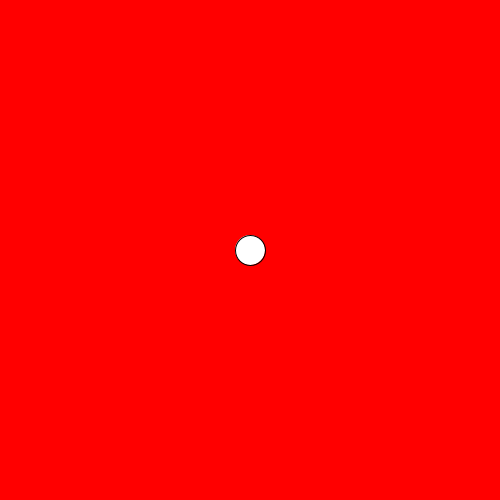
Frame 1 (no input)
Frame 60 (the mouse pressed at the canvas centre just before this capture): identical to frame 1, image omitted
Frame 120 (the mouse held since frame 60 and released just before this capture): identical to frame 1, image omitted

The Processing sketch that drew this single still picture (run headless with seeded random() and noise(); from frame 60 on, the mouse is pressed at the canvas centre):

// Processing sketch: condicionales_3
// ── condicionales_3.pde
int posX, posY;

void setup() {
  size(500, 500);
  posX = width/2;
  posY = height/2;
}

void draw() {
  background(255,0,0);
  //posX += 1;
  if(mousePressed && mouseX > width/2){
    posX = posX + 3;
  }
  
  if(mousePressed && mouseX < width/2){
    posX = posX - 3;
  }
  
  if(posX > width){
    posX = 0;
  }
  
  if(posX<0){
    posX = width;
  }
  circle(posX, posY, 30);
  println(posX);
}
